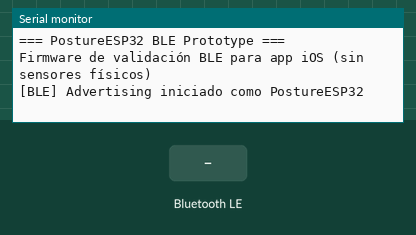
Recording of a sketch running on a simulated ESP32. Parts: the last lines printed to the serial monitor. The test bench sets the inputs (shaded band). Nothing arrives over Bluetooth unless stated; a phone connects over Bluetooth LE 3 s after start.

Above: at 1.4 s.
1.5 s: Bluetooth LE write "1" received
At 1.9 s:
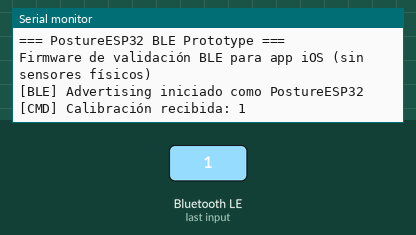
3.5 s: Bluetooth LE write "1" received
At 3.9 s:
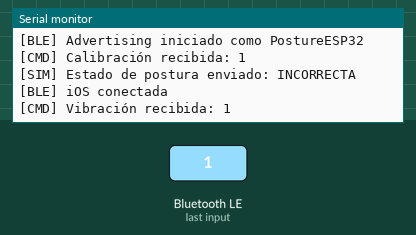
5.5 s: Bluetooth LE write "1" received
At 5.9 s:
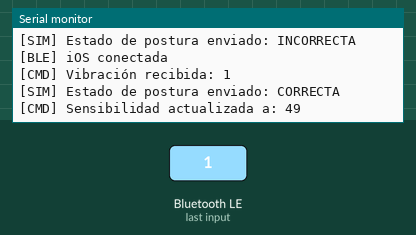
7.0 s: Bluetooth LE write "0" received
At 7.8 s:
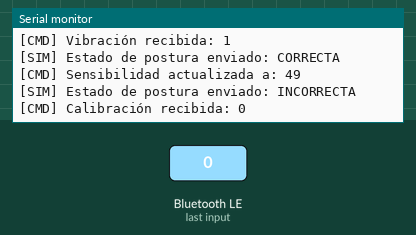
8.5 s: Bluetooth LE write "0" received
At 9.4 s:
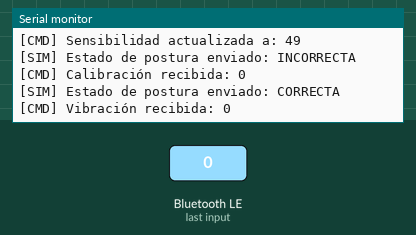

Measured:
- after the input at 1.5 s, the serial monitor: prints a new line at once (image 1)
- after the input at 3.5 s, the serial monitor: prints a new line at once (image 2)
- after the input at 5.5 s, the serial monitor: prints a new line at once (image 3)
- after the input at 7.0 s, the serial monitor: prints a new line at once (image 4)
- after the input at 8.5 s, the serial monitor: prints a new line at once (image 5)

The sketch:

PostureESP32.ino
```cpp
#include <BLEDevice.h>
#include <BLEUtils.h>
#include <BLEServer.h>
#include <BLE2902.h>

// ===== Identidad BLE =====
static const char *DEVICE_NAME = "PostureESP32";

// Servicio principal de postura (UUIDs de ejemplo, reemplazables en el futuro)
static const char *POSTURE_SERVICE_UUID = "5e8d0001-7a44-4e9e-9b66-1b62ea4f0001";

// Características requeridas por la app iOS
static const char *POSTURE_STATE_CHAR_UUID = "5e8d0001-7a44-4e9e-9b66-1b62ea4f1001";
static const char *CALIBRATION_CMD_CHAR_UUID = "5e8d0001-7a44-4e9e-9b66-1b62ea4f1002";
static const char *VIBRATION_CMD_CHAR_UUID = "5e8d0001-7a44-4e9e-9b66-1b62ea4f1003";
static const char *SENSITIVITY_CHAR_UUID = "5e8d0001-7a44-4e9e-9b66-1b62ea4f1004";

BLECharacteristic *postureStateChar = nullptr;
BLECharacteristic *calibrationCmdChar = nullptr;
BLECharacteristic *vibrationCmdChar = nullptr;
BLECharacteristic *sensitivityChar = nullptr;

bool deviceConnected = false;
uint32_t lastPostureUpdateMs = 0;
uint8_t simulatedPostureState = 1; // 1 = postura correcta, 0 = incorrecta
uint8_t sensitivityValue = 5;      // valor de ejemplo (rango esperado: 1-10)

class ServerCallbacks : public BLEServerCallbacks {
  void onConnect(BLEServer *pServer) override {
    deviceConnected = true;
    Serial.println("[BLE] iOS conectada");
  }

  void onDisconnect(BLEServer *pServer) override {
    deviceConnected = false;
    Serial.println("[BLE] iOS desconectada");
    pServer->getAdvertising()->start();
    Serial.println("[BLE] Advertising reiniciado");
  }
};

class CalibrationCallbacks : public BLECharacteristicCallbacks {
  void onWrite(BLECharacteristic *pCharacteristic) override {
    std::string value = pCharacteristic->getValue();

    Serial.print("[CMD] Calibración recibida: ");
    if (!value.empty()) {
      Serial.write((const uint8_t *)value.data(), value.length());
    } else {
      Serial.print("(vacío)");
    }
    Serial.println();

    // TODO: Integrar aquí la calibración real cuando haya sensores físicos.
    // Ejemplo futuro: calcular offsets iniciales de IMU y guardarlos en NVS.
  }
};

class VibrationCallbacks : public BLECharacteristicCallbacks {
  void onWrite(BLECharacteristic *pCharacteristic) override {
    std::string value = pCharacteristic->getValue();

    Serial.print("[CMD] Vibración recibida: ");
    if (!value.empty()) {
      Serial.write((const uint8_t *)value.data(), value.length());
    } else {
      Serial.print("(vacío)");
    }
    Serial.println();

    // TODO: Integrar aquí el control real del motor de vibración.
    // Ejemplo futuro: activar PWM por N milisegundos según el comando.
  }
};

class SensitivityCallbacks : public BLECharacteristicCallbacks {
  void onWrite(BLECharacteristic *pCharacteristic) override {
    std::string value = pCharacteristic->getValue();

    if (!value.empty()) {
      // Se espera un byte de 1-10. Si app envía texto, se puede parsear en otra iteración.
      sensitivityValue = static_cast<uint8_t>(value[0]);
      sensitivityChar->setValue(&sensitivityValue, 1);

      Serial.print("[CMD] Sensibilidad actualizada a: ");
      Serial.println(sensitivityValue);
    } else {
      Serial.println("[CMD] Sensibilidad recibida vacía");
    }

    // TODO: Integrar aquí el uso real de sensibilidad en la detección de postura.
    // Ejemplo futuro: ajustar umbral angular para postura correcta/incorrecta.
  }
};

void setupBLE() {
  BLEDevice::init(DEVICE_NAME);

  BLEServer *server = BLEDevice::createServer();
  server->setCallbacks(new ServerCallbacks());

  BLEService *postureService = server->createService(POSTURE_SERVICE_UUID);

  // 1) Estado de postura: lectura + notificaciones periódicas
  postureStateChar = postureService->createCharacteristic(
      POSTURE_STATE_CHAR_UUID,
      BLECharacteristic::PROPERTY_READ | BLECharacteristic::PROPERTY_NOTIFY);
  postureStateChar->addDescriptor(new BLE2902());
  postureStateChar->setValue(&simulatedPostureState, 1);

  // 2) Comando de calibración: escritura desde app
  calibrationCmdChar = postureService->createCharacteristic(
      CALIBRATION_CMD_CHAR_UUID,
      BLECharacteristic::PROPERTY_WRITE | BLECharacteristic::PROPERTY_WRITE_NR);
  calibrationCmdChar->setCallbacks(new CalibrationCallbacks());

  // 3) Comando de vibración: escritura desde app
  vibrationCmdChar = postureService->createCharacteristic(
      VIBRATION_CMD_CHAR_UUID,
      BLECharacteristic::PROPERTY_WRITE | BLECharacteristic::PROPERTY_WRITE_NR);
  vibrationCmdChar->setCallbacks(new VibrationCallbacks());

  // 4) Sensibilidad: lectura/escritura
  sensitivityChar = postureService->createCharacteristic(
      SENSITIVITY_CHAR_UUID,
      BLECharacteristic::PROPERTY_READ | BLECharacteristic::PROPERTY_WRITE);
  sensitivityChar->setCallbacks(new SensitivityCallbacks());
  sensitivityChar->setValue(&sensitivityValue, 1);

  postureService->start();

  BLEAdvertising *advertising = BLEDevice::getAdvertising();
  advertising->addServiceUUID(POSTURE_SERVICE_UUID);
  advertising->setScanResponse(true);
  advertising->setMinPreferred(0x06);
  advertising->setMinPreferred(0x12);

  BLEDevice::startAdvertising();
  Serial.println("[BLE] Advertising iniciado como PostureESP32");
}

void setup() {
  Serial.begin(115200);
  delay(200);

  Serial.println("\n=== PostureESP32 BLE Prototype ===");
  Serial.println("Firmware de validación BLE para app iOS (sin sensores físicos)");

  // TODO: Inicializar aquí sensores reales (IMU, flex, etc.) cuando estén conectados.
  setupBLE();
}

void loop() {
  const uint32_t now = millis();
  const uint32_t intervalMs = 2000; // envío periódico simulado cada 2 s

  if (now - lastPostureUpdateMs >= intervalMs) {
    lastPostureUpdateMs = now;

    // Simulación de postura: alterna entre correcta e incorrecta.
    // TODO: Reemplazar con lectura de sensores reales y algoritmo de clasificación.
    simulatedPostureState = (simulatedPostureState == 1) ? 0 : 1;

    postureStateChar->setValue(&simulatedPostureState, 1);

    if (deviceConnected) {
      postureStateChar->notify();
    }

    Serial.print("[SIM] Estado de postura enviado: ");
    Serial.println(simulatedPostureState == 1 ? "CORRECTA" : "INCORRECTA");
  }

  delay(10);
}
```
